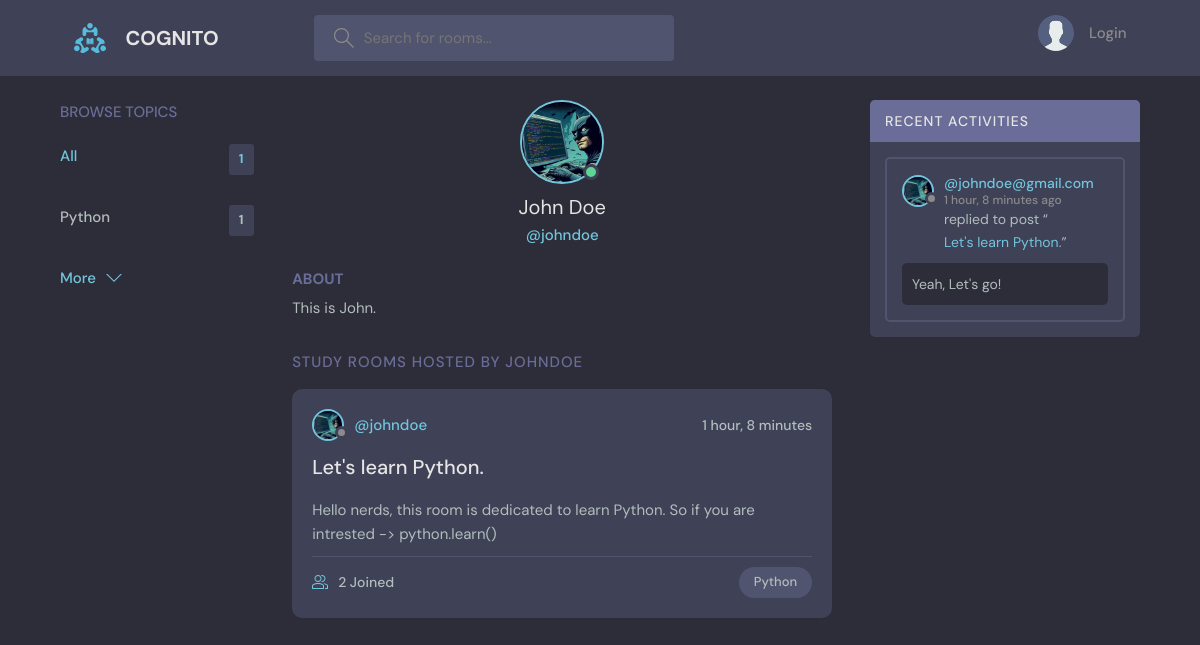
The page /profile/4/ on the database its author committed.
### main/models.py (models this page shows, shortened)
class Topic(models.Model):
    name = models.CharField(max_length=200)

class User(AbstractUser):
    name = models.CharField(max_length=200, null=True)
    email = models.EmailField(unique=True, null=True)
    bio = models.TextField(null=True)
    avatar = models.ImageField(null=True, default="avatar.svg")
    USERNAME_FIELD = 'email'
    REQUIRED_FIELDS = []

class Room(models.Model):
    host = models.ForeignKey(User, on_delete=models.SET_NULL, null=True)  # Host user, nullable
    topic = models.ForeignKey(Topic, on_delete=models.SET_NULL, null=True)  # Topic, nullable
    name = models.CharField(max_length=200)  # Room name
    description = models.TextField(null=True, blank=True)  # Room description, optional
    participants = models.ManyToManyField(User, related_name='participants', blank=True)  # Room participants, optional
    updated = models.DateTimeField(auto_now=True)  # Timestamp of the last update
    created = models.DateTimeField(auto_now_add=True)  # Timestamp of creation
    class Meta:
        ordering = ['-updated', '-created']  # Order by last updated and created date

class Message(models.Model):
    user = models.ForeignKey(User, on_delete=models.CASCADE)  # User who posted the message
    room = models.ForeignKey(Room, on_delete=models.CASCADE)  # Room where the message was posted
    body = models.TextField()  # Message content
    updated = models.DateTimeField(auto_now=True)  # Timestamp of the last update
    created = models.DateTimeField(auto_now_add=True)  # Timestamp of creation
    class Meta:
        ordering = ['-updated', '-created']  # Order by last updated and created date

### main/views.py (the view)
# urls.py: path('profile/<int:pk>/',user_profile,name='user_profile'),
def user_profile(request,pk):
    user = User.objects.get(id=pk)
    rooms = user.room_set.all() # host(user) is a foreign key in Room model
    room_messages = user.message_set.all()
    topics = Topic.objects.all()
    context = {'user':user, 'rooms':rooms, 'room_messages': room_messages, 'topics': topics}
    return render(request,'main/profile.html',context)

### templates/main/profile.html (shortened to what this page needs)
{% extends "base.html" %}
{% block content %}
  <main class="profile-page layout layout--3">
    <div class="container">
      {% include "main/topics_component.html" %}
      <div class="roomList">
        <div class="profile">
          <div class="profile__avatar">
            <div class="avatar avatar--large active">
              <img src="{{user.avatar.url}}" />
            </div>
          </div>
          <div class="profile__info">
            <h3>{{user.name}}</h3>
            <p>@{{user.username}}</p>
          </div>
          <div class="profile__about">
            <h3>About</h3>
            <p>
              {{user.bio}}
            </p>
          </div>
        </div>
        <div class="roomList__header">
          <div>
            <h2>Study Rooms Hosted by {{user.username}}</a>
            </h2>
          </div>
        </div>
        {% include "main/feed_component.html" %}
      </div>
      {% include "main/activity_component.html" %}
    </div>
  </main>
  {% endblock content %}

### templates/main/topics_component.html
<div class="topics">
    <div class="topics__header">
      <h2>Browse Topics</h2>
    </div>
    <ul class="topics__list">
      <li>
        <a href="{% url 'home' %}" class="active">All <span>{{topics.count}}</span></a>
      </li>
      {% for topic in topics %}
      <li>
        <a href="{% url 'home' %}?q={{ topic.name }}">{{ topic.name }}<span>{{topic.room_set.all.count}}</span></a>
      </li>
      {% endfor %}
    </ul>
    <a class="btn btn--link" href="{% url 'topicsPage' %}">
      More
      <svg version="1.1" xmlns="http://www.w3.org/2000/svg" width="32" height="32" viewBox="0 0 32 32">
        <title>chevron-down</title>
        <path d="M16 21l-13-13h-3l16 16 16-16h-3l-13 13z"></path>
      </svg>
    </a>
  </div>

### templates/main/feed_component.html (shortened to what this page needs)
{% for room in rooms %}
<div class="roomListRoom">
    <div class="roomListRoom__header">
      <a href="{% url "user_profile" room.host.id %}" class="roomListRoom__author">
        <div class="avatar avatar--small">
          <img src="{{room.host.avatar.url}}" />
        </div>
        <span>@{{room.host.username}}</span>
      </a>
      <div class="roomListRoom__actions">
        <span>{{room.created|timesince}}</span>
      </div>
    </div>
    <div class="roomListRoom__content">
      <a href="{% url 'room' room.id %}">{{room.name}}</a>
      <p>
        {{room.description}}
      </p>
    </div>
    <div class="roomListRoom__meta">
      <a href="{% url 'room' room.id %}" class="roomListRoom__joined">
        {{room.participants.all.count}} Joined
      </a>
      <p class="roomListRoom__topic">{{room.topic.name}}</p>
    </div>
  </div>
  {% endfor %}

### templates/main/activity_component.html (shortened to what this page needs)
<div class="activities">
    <div class="activities__header">
      <h2>Recent Activities</h2>
    </div>
    {% for message in room_messages %}
    <div class="activities__box">
      <div class="activities__boxHeader roomListRoom__header">
        <a href="{% url "user_profile" message.user.id %}" class="roomListRoom__author">
          <div class="avatar avatar--small">
            <img src="{{message.user.avatar.url}}" />
          </div>
          <p>
            @{{ message.user }}
            <span>{{ message.created|timesince }} ago</span>
          </p>
        </a>
      </div>
      <div class="activities__boxContent">
        <p>replied to post “<a href="{% url 'room' message.room.id %}">{{ message.room.name }}</a>”</p>
        <div class="activities__boxRoomContent">
          {{message.body}}
        </div>
      </div>
    </div>
    {% endfor %}
  </div>

### rows shown on the page
Topic: name "Python", room_set.all.count "1"
User: avatar (picture), name "John Doe", username "johndoe", bio "This is John.", username "JOHNDOE"
Room: host.avatar (picture), host.username "johndoe", created "1 hour, 8 minutes", name "Let's learn Python.", description "Hello nerds, this room is dedicated to learn Python. So if you are intrested -> python.learn()", participants.all.count "2", topic.name "Python"
Message: user.avatar (picture), user "johndoe@gmail.com", created "1 hour, 8 minutes", room.name "Let's learn Python.", body "Yeah, Let's go!"

### other values the page prints
{{ topics.count }} "1"
